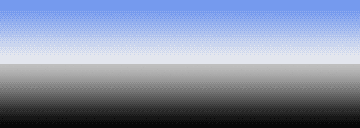

The image is a tile-based game level rendered from a .tmx file. Its description and source (layers, tilesets, objects; grid data summarised) follow:
An orthogonal 45x16 tile map with 8x8 px tiles, 1 tile layer (Layer 1).

<map version="1.0.0" orientation="orthogonal" renderorder="right-down" width="45" height="16" tilewidth="8" tileheight="8" nextobjectid="1">
 <tileset firstgid="1" source="sky.tsx" />
 <layer name="Layer 1" width="45" height="16">
  <data>[720 cells, 720 non-empty, 109 distinct tile ids]</data>
 </layer>
</map>
